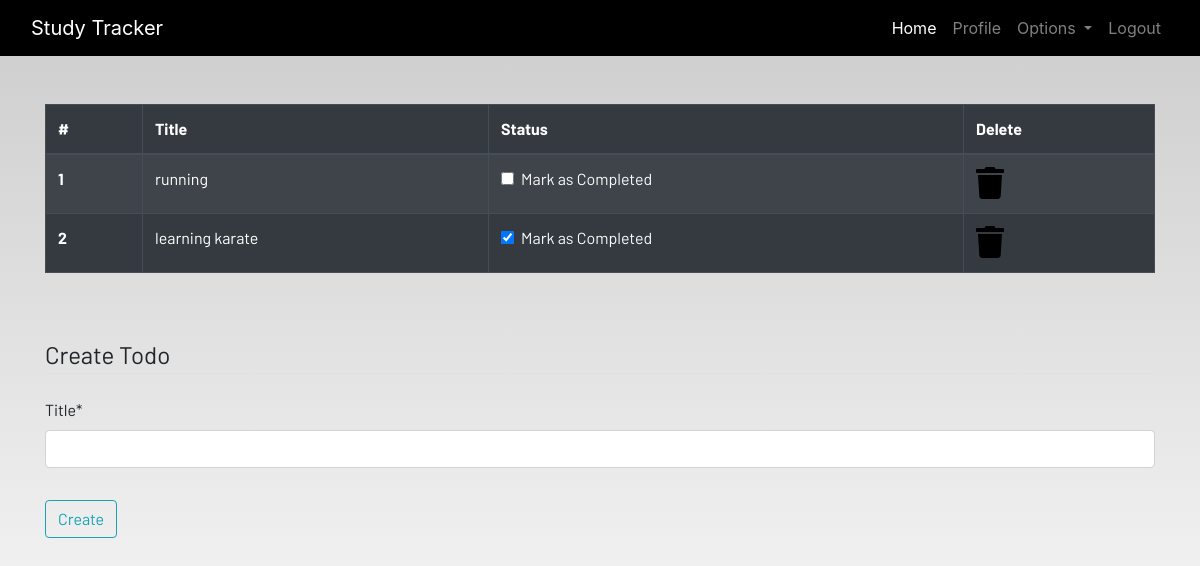
The app's page /todo (signed in), older data.
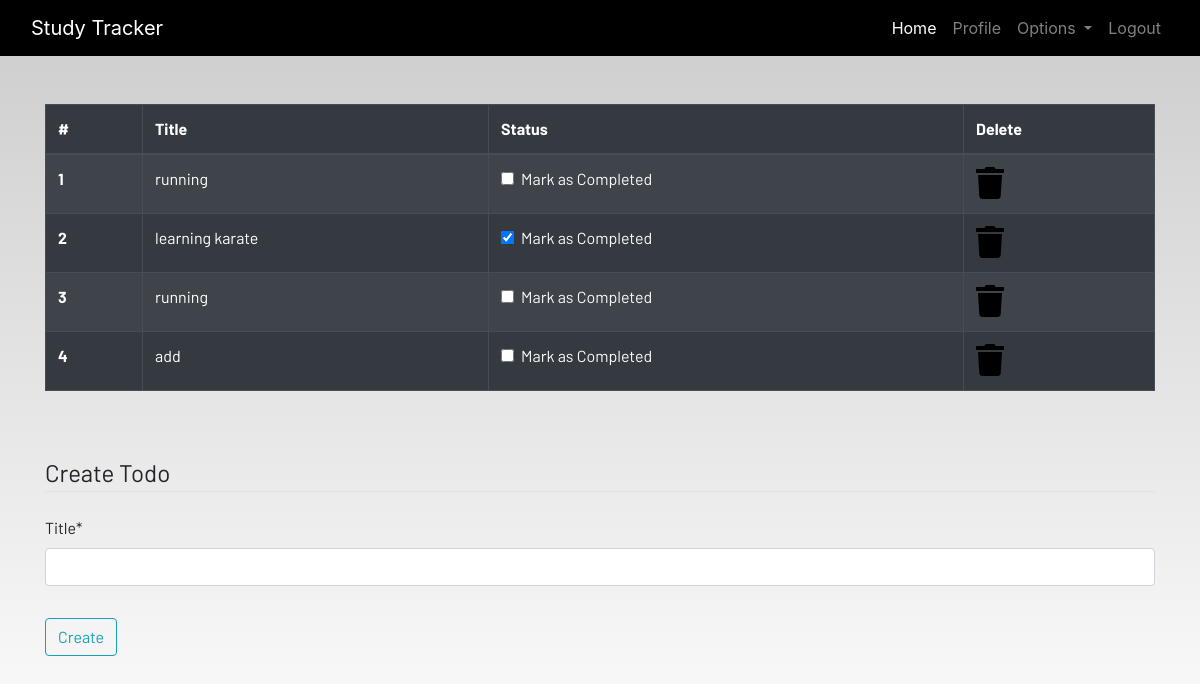
The same page, newer data.
### dashboard/models.py (models this page shows, shortened)
class Todo(models.Model):
    user = models.ForeignKey(User,on_delete=models.CASCADE)
    title = models.CharField(max_length=100)
    is_finished = models.BooleanField(default=False)

### dashboard/views.py (the view)
# urls.py: path('todo',views.todo,name="todo"),
@login_required
def todo(request):
    if request.method =="POST":
        form = TodoForm(request.POST)
        if form.is_valid():
            try:
                finished = request.POST['is_finished']
                if finished == 'on':
                    finished = True
                else:
                    finished = False
            except:
                finished = False
                todos = Todo(
                    user = request.user,
                    title = request.POST['title'],
                    is_finished = finished
                )
                todos.save()
                messages.success(request,f"Todo added from {request.user.username}")
    else:
        form = TodoForm()
    todo = Todo.objects.filter(user=request.user)
    if len(todo) == 0:
        todos_done = True
    else:
        todos_done = False
    context = {
        'todos':todo,
        'form':form,
        'todos_done':todos_done
    }
    return render(request,"dashboard/todo.html",context)

### dashboard/forms.py
class TodoForm(forms.ModelForm):
    class Meta:
        model = Todo
        fields = ['title']

### dashboard/template/dashboard/todo.html (shortened to what this page needs)
{% extends 'dashboard/base.html' %}
{% load static %}
{% load crispy_forms_tags %}
{% block content %}
<div class="container">
    {% if not todos_done  %}
    <table class="table table-striped table-bordered table-hover table-dark">
        <thead>
            <tr>
                <th scope="col">#</th>
                <th scope="col">Title</th>
                <th scope="col">Status</th>
                <th scope="col">Delete</th>
            </tr>
        </thead>
        <tbody>
            {% for todo in todos %}
            <tr>
                <th scope="row">{{forloop.counter}}</th>
                <td>{{todo.title}}</td>
                <td>
                    <a href="{% url 'update-todo' todo.id %}">
                        <div class="form-check">
                            {% if todo.is_finished == True %}
                            <input class="form-check-input" type="checkbox" value="" checked>
                            {% else %}
                            <input class="form-check-input" type="checkbox" value="">
                            {% endif %}
                            <label class="form-check-label text-light" for="flexCheckDefault">
                                Mark as Completed
                            </label>
                        </div>
                    </a>
                </td>
                <td><a href="{% url 'delete-todo' todo.id %}"><i class="fa fa-trash fa-2x"></i></a></td>
            </tr>
            {% endfor %}
        </tbody>
    </table>
    {% else %}
    <h4>All tasks have been done!! create to add more</h4>
    {% endif %}
</div><br><br>
<div class="container">
    <form method="POST">
        <fieldset class="form-group">
            <legend class="border-bottom mb-4">Create Todo</legend>
            {{form|crispy}}
        </fieldset>
        <div class="form-group">
            <button href="" class="btn btn-outline-info" type="submit">
                Create
            </button>
        </div>
    </form>
</div>
{% endblock content %}

Row changes from the older to the newer data that the page shows:
added Todo: title "running"
added Todo: title "add"
